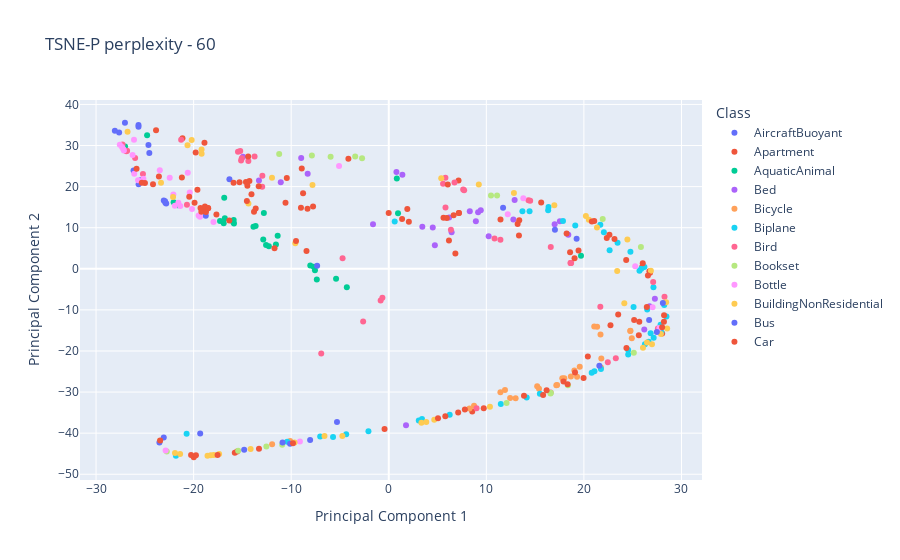

Source (notebook cell):
### Code cell
X_embedded = TSNE(n_components=2, learning_rate='auto',init='random', perplexity=60).fit_transform(X)
tsne_df = pd.DataFrame(data=X_embedded, columns=['PCA1', 'PCA2'])
tsne_df['Class'] = Y['class']  # Add the class labels
tsne_df['Name']=Y["mesh_name"]

plot_data2(tsne_df,"PCA1","PCA2",subset=chunks[0],title="TSNE-P perplexity - 60",html_filename="plot_tsne_perplexity_60.html")

### Figure 1 — Plotly figure (JSON) as saved in the notebook; plotly's stock layout.template omitted (floating-point values rounded to 4 significant figures; data arrays with more than 128 entries replaced by an {"elided": "..."} marker saying what was removed)
{"data": [{"customdata": [["AircraftBuoyant", "m1337.obj"], ["AircraftBuoyant", "m1338.obj"], ["AircraftBuoyant", "m1339.obj"], ["AircraftBuoyant", "m1340.obj"], ["AircraftBuoyant", "m1341.obj"], ["AircraftBuoyant", "m1342.obj"], ["AircraftBuoyant", "m1343.obj"], ["AircraftBuoyant", "m1344.obj"], ["AircraftBuoyant", "m1345.obj"], ["AircraftBuoyant", "m1346.obj"], ["AircraftBuoyant", "m1348.obj"], ["AircraftBuoyant", "m1349.obj"], ["AircraftBuoyant", "m1350.obj"], ["AircraftBuoyant", "m1351.obj"], ["AircraftBuoyant", "m1352.obj"]], "hovertemplate": "Class=%{customdata[0]}<br>Principal Component 1=%{x}<br>Principal Component 2=%{y}<br>Name=%{customdata[1]}<extra></extra>", "legendgroup": "AircraftBuoyant", "marker": {"color": "#636efa", "symbol": "circle"}, "mode": "markers", "name": "AircraftBuoyant", "orientation": "v", "showlegend": true, "type": "scatter", "x": [-27.04, -25.65, -24.63, -25.64, -26.16, -27.64, -25.65, -28.07, -23.06, -22.81, -22.89, -23.06, -22.93, -18.75, -25.4], "xaxis": "x", "y": [35.54, 34.97, 30.1, 20.57, 23.95, 33.16, 34.54, 33.57, -41.03, 15.92, 16.04, 16.65, 16.43, 12.93, 21.58], "yaxis": "y"}, {"customdata": [["Apartment", "D00045.obj"], ["Apartment", "D00086.obj"], ["Apartment", "D00138.obj"], ["Apartment", "D00156.obj"], ["Apartment", "D00310.obj"], ["Apartment", "D00348.obj"], ["Apartment", "D00366.obj"], ["Apartment", "D00478.obj"], ["Apartment", "D00496.obj"], ["Apartment", "D00626.obj"], ["Apartment", "D00639.obj"], ["Apartment", "D00651.obj"], ["Apartment", "D00681.obj"], ["Apartment", "D00780.obj"], ["Apartment", "D00792.obj"], ["Apartment", "D00859.obj"], ["Apartment", "D00860.obj"], ["Apartment", "D00869.obj"], ["Apartment", "D00921.obj"], ["Apartment", "D00953.obj"], ["Apartment", "m463.obj"], ["Apartment", "m464.obj"], ["Apartment", "m465.obj"]], "hovertemplate": "Class=%{customdata[0]}<br>Principal Component 1=%{x}<br>Principal Component 2=%{y}<br>Name=%{customdata[1]}<extra></extra>", "legendgroup": "Apartment", "marker": {"color": "#EF553B", "symbol": "circle"}, "mode": "markers", "name": "Apartment", "orientation": "v", "showlegend": true, "type": "scatter", "x": [28.02, 22.34, 9.734, -15.54, -19.99, -21.14, -18.89, 26.78, 15.62, 25.97, 21.06, -15.78, 8.554, -13.81, -23.85, -10.45, 26.72, 7.151, -4.138, -20.26, 19.97, -0.4332, 25.68], "xaxis": "x", "y": [-15.77, 7.515, -33.91, -44.46, -45.87, 31.79, 30.7, -0.9738, 16.16, 0.4073, 11.63, -44.76, -34.7, 13.9, 33.71, 22.09, -0.6127, 21.47, 26.76, -45.34, -26.55, -38.98, -12.86], "yaxis": "y"}, {"customdata": [["AquaticAnimal", "m53.obj"], ["AquaticAnimal", "m54.obj"], ["AquaticAnimal", "m55.obj"], ["AquaticAnimal", "m56.obj"], ["AquaticAnimal", "m57.obj"], ["AquaticAnimal", "m58.obj"], ["AquaticAnimal", "m59.obj"], ["AquaticAnimal", "m60.obj"], ["AquaticAnimal", "m61.obj"], ["AquaticAnimal", "m62.obj"], ["AquaticAnimal", "m63.obj"], ["AquaticAnimal", "m64.obj"], ["AquaticAnimal", "m65.obj"], ["AquaticAnimal", "m66.obj"], ["AquaticAnimal", "m67.obj"], ["AquaticAnimal", "m68.obj"], ["AquaticAnimal", "m69.obj"], ["AquaticAnimal", "m70.obj"], ["AquaticAnimal", "m71.obj"], ["AquaticAnimal", "m72.obj"], ["AquaticAnimal", "m73.obj"], ["AquaticAnimal", "m74.obj"], ["AquaticAnimal", "m75.obj"], ["AquaticAnimal", "m76.obj"], ["AquaticAnimal", "m77.obj"], ["AquaticAnimal", "m78.obj"], ["AquaticAnimal", "m79.obj"], ["AquaticAnimal", "m80.obj"], ["AquaticAnimal", "m81.obj"]], "hovertemplate": "Class=%{customdata[0]}<br>Principal Component 1=%{x}<br>Principal Component 2=%{y}<br>Name=%{customdata[1]}<extra></extra>", "legendgroup": "AquaticAnimal", "marker": {"color": "#00cc96", "symbol": "circle"}, "mode": "markers", "name": "AquaticAnimal", "orientation": "v", "showlegend": true, "type": "scatter", "x": [-5.401, -11.56, -8.044, -7.695, -4.297, -27.03, 19.7, -13.64, -17.29, -7.564, -24.77, -12.58, 0.9496, 0.8262, -7.376, -11.39, -15.94, -12.86, -21.62, -15.87, -22.05, -15.9, -16.86, -16.92, -12.8, -18.91, -12.29, -13.87, -16.8], "xaxis": "x", "y": [-2.408, 5.918, 0.8228, 0.4782, -4.476, 29.75, 3.192, 10.44, 11.64, -0.3388, 32.51, 5.767, 13.52, 21.98, -2.623, 8.044, 11.32, 7.147, 15.47, 11.0, 16.17, 11.84, 17.28, 11.05, 13.55, 14.08, 5.49, 10.24, 12.28], "yaxis": "y"}, {"customdata": [["Bed", "D00031.obj"], ["Bed", "D00110.obj"], ["Bed", "D00121.obj"], ["Bed", "D00184.obj"], ["Bed", "D00210.obj"], ["Bed", "D00213.obj"], ["Bed", "D00217.obj"], ["Bed", "D00307.obj"], ["Bed", "D00322.obj"], ["Bed", "D00417.obj"], ["Bed", "D00538.obj"], ["Bed", "D00545.obj"], ["Bed", "D00552.obj"], ["Bed", "D00565.obj"], ["Bed", "D00650.obj"], ["Bed", "D00735.obj"], ["Bed", "D00836.obj"], ["Bed", "D00839.obj"], ["Bed", "D00969.obj"], ["Bed", "D00988.obj"], ["Bed", "m945.obj"], ["Bed", "m946.obj"], ["Bed", "m947.obj"], ["Bed", "m948.obj"], ["Bed", "m949.obj"], ["Bed", "m950.obj"], ["Bed", "m951.obj"]], "hovertemplate": "Class=%{customdata[0]}<br>Principal Component 1=%{x}<br>Principal Component 2=%{y}<br>Name=%{customdata[1]}<extra></extra>", "legendgroup": "Bed", "marker": {"color": "#ab63fa", "symbol": "circle"}, "mode": "markers", "name": "Bed", "orientation": "v", "showlegend": true, "type": "scatter", "x": [6.189, -1.615, 17.54, 12.9, 27.28, 4.508, 8.928, 18.4, 3.44, 10.24, -11.07, 17.0, -14.94, 4.725, 12.77, 8.304, -13.3, 6.441, -8.312, 26.73, 0.7852, 9.157, 9.431, -8.976, 1.396, 1.77, 26.19], "xaxis": "x", "y": [12.49, 10.87, 11.57, 16.75, -7.262, 10.03, 11.55, 8.259, 10.26, 7.93, 21.06, 10.83, 27.29, 5.704, 12.02, 14.01, 21.49, 8.918, 23.15, -9.129, 23.58, 13.76, 14.26, 26.99, 22.91, -38.05, -14.77], "yaxis": "y"}, {"customdata": [["Bicycle", "D00016.obj"], ["Bicycle", "D00033.obj"], ["Bicycle", "D00040.obj"], ["Bicycle", "D00077.obj"], ["Bicycle", "D00078.obj"], ["Bicycle", "D00462.obj"], ["Bicycle", "D00514.obj"], ["Bicycle", "D00536.obj"], ["Bicycle", "D00555.obj"], ["Bicycle", "D00558.obj"], ["Bicycle", "D00567.obj"], ["Bicycle", "D00621.obj"], ["Bicycle", "D00708.obj"], ["Bicycle", "D00750.obj"], ["Bicycle", "D00838.obj"], ["Bicycle", "D00847.obj"], ["Bicycle", "D00904.obj"], ["Bicycle", "D00930.obj"], ["Bicycle", "D00931.obj"], ["Bicycle", "D00974.obj"], ["Bicycle", "m1472.obj"], ["Bicycle", "m1473.obj"], ["Bicycle", "m1475.obj"], ["Bicycle", "m1476.obj"], ["Bicycle", "m1477.obj"], ["Bicycle", "m1478.obj"]], "hovertemplate": "Class=%{customdata[0]}<br>Principal Component 1=%{x}<br>Principal Component 2=%{y}<br>Name=%{customdata[1]}<extra></extra>", "legendgroup": "Bicycle", "marker": {"color": "#FFA15A", "symbol": "circle"}, "mode": "markers", "name": "Bicycle", "orientation": "v", "showlegend": true, "type": "scatter", "x": [11.44, 15.21, 21.78, 15.4, 17.17, -10.11, 12.44, 21.75, 13.0, 17.79, 21.36, 11.91, 19.02, 18.67, 19.57, 17.25, 21.7, 19.3, 17.99, 24.75, 24.91, 8.74, 24.76, 21.06, 8.276, -11.96], "xaxis": "x", "y": [-30.02, -28.62, -21.82, -29.22, -28.35, -41.94, -31.43, -24.05, -31.52, -26.66, -14.13, -29.49, -24.73, -26.19, -23.83, -28.27, -16.0, -26.24, -26.66, -15.16, -16.9, -33.34, -15.09, -14.03, -34.0, -42.72], "yaxis": "y"}, {"customdata": [["Biplane", "D00069.obj"], ["Biplane", "D00132.obj"], ["Biplane", "D00178.obj"], ["Biplane", "D00199.obj"], ["Biplane", "D00246.obj"], ["Biplane", "D00276.obj"], ["Biplane", "D00277.obj"], ["Biplane", "D00320.obj"], ["Biplane", "D00373.obj"], ["Biplane", "D00410.obj"], ["Biplane", "D00490.obj"], ["Biplane", "D00515.obj"], ["Biplane", "D00601.obj"], ["Biplane", "D00616.obj"], ["Biplane", "D00632.obj"], ["Biplane", "D00634.obj"], ["Biplane", "D00666.obj"], ["Biplane", "D00854.obj"], ["Biplane", "D00890.obj"], ["Biplane", "D00900.obj"], ["Biplane", "m1118.obj"], ["Biplane", "m1119.obj"], ["Biplane", "m1120.obj"], ["Biplane", "m1121.obj"], ["Biplane", "m1122.obj"], ["Biplane", "m1123.obj"], ["Biplane", "m1124.obj"], ["Biplane", "m1126.obj"], ["Biplane", "m1127.obj"], ["Biplane", "m1128.obj"], ["Biplane", "m1129.obj"], ["Biplane", "m1131.obj"], ["Biplane", "m1132.obj"], ["Biplane", "m1133.obj"], ["Biplane", "m1134.obj"], ["Biplane", "m1135.obj"], ["Biplane", "m1136.obj"], ["Biplane", "m1137.obj"], ["Biplane", "m1138.obj"], ["Biplane", "m1139.obj"], ["Biplane", "m1141.obj"], ["Biplane", "m1143.obj"], ["Biplane", "m1144.obj"], ["Biplane", "m1146.obj"]], "hovertemplate": "Class=%{customdata[0]}<br>Principal Component 1=%{x}<br>Principal Component 2=%{y}<br>Name=%{customdata[1]}<extra></extra>", "legendgroup": "Biplane", "marker": {"color": "#19d3f3", "symbol": "circle"}, "mode": "markers", "name": "Biplane", "orientation": "v", "showlegend": true, "type": "scatter", "x": [-21.82, 26.49, 27.86, 26.64, -5.711, 16.37, 21.75, 27.15, 19.11, 22.64, 15.49, 24.77, 21.68, 26.84, 16.34, 24.54, 13.7, 6.245, -20.72, 21.08, -2.084, 26.2, -7.03, -4.363, 26.26, 25.89, 3.075, 23.45, 14.43, 25.7, 27.13, 17.86, 14.14, 22.05, 25.09, 24.54, 28.23, 3.405, 28.46, 11.48, 27.93, -10.41, 20.8, 0.6088], "xaxis": "x", "y": [-45.53, -9.912, -13.62, -17.78, -40.92, 15.05, -24.36, -16.76, 10.53, 4.501, -30.44, 4.167, 10.69, -15.72, 14.22, -20.87, 13.98, -35.55, -40.14, -24.91, -39.52, 0.4202, -40.82, -40.28, -18.38, -0.000708, -36.95, 6.326, 14.0, -0.4742, -4.487, 11.61, -31.33, 8.881, -9.283, -19.77, -8.8, -36.59, -11.61, -32.89, -15.47, -42.1, -25.3, 11.53], "yaxis": "y"}, {"customdata": [["Bird", "D00089.obj"], ["Bird", "D00113.obj"], ["Bird", "D00164.obj"], ["Bird", "D00234.obj"], ["Bird", "D00271.obj"], ["Bird", "D00284.obj"], ["Bird", "D00323.obj"], ["Bird", "D00386.obj"], ["Bird", "D00438.obj"], ["Bird", "D00442.obj"], ["Bird", "D00546.obj"], ["Bird", "D00599.obj"], ["Bird", "D00625.obj"], ["Bird", "D00689.obj"], ["Bird", "D00736.obj"], ["Bird", "D00762.obj"], ["Bird", "D00862.obj"], ["Bird", "D00922.obj"], ["Bird", "D00961.obj"], ["Bird", "D00999.obj"], ["Bird", "m28.obj"], ["Bird", "m29.obj"], ["Bird", "m30.obj"], ["Bird", "m31.obj"], ["Bird", "m32.obj"], ["Bird", "m33.obj"], ["Bird", "m34.obj"], ["Bird", "m35.obj"], ["Bird", "m36.obj"], ["Bird", "m37.obj"], ["Bird", "m38.obj"], ["Bird", "m39.obj"], ["Bird", "m40.obj"], ["Bird", "m41.obj"], ["Bird", "m42.obj"], ["Bird", "m43.obj"], ["Bird", "m44.obj"], ["Bird", "m45.obj"], ["Bird", "m47.obj"], ["Bird", "m48.obj"], ["Bird", "m50.obj"], ["Bird", "m51.obj"], ["Bird", "m52.obj"]], "hovertemplate": "Class=%{customdata[0]}<br>Principal Component 1=%{x}<br>Principal Component 2=%{y}<br>Name=%{customdata[1]}<extra></extra>", "legendgroup": "Bird", "marker": {"color": "#FF6692", "symbol": "circle"}, "mode": "markers", "name": "Bird", "orientation": "v", "showlegend": true, "type": "scatter", "x": [7.726, 5.808, 16.59, -12.96, 27.58, 14.32, -6.921, -2.625, 18.69, 28.26, 6.371, 21.68, 27.1, 22.45, 11.44, -15.07, 10.84, 6.737, 18.62, -0.8316, -15.14, -20.69, -12.97, -25.99, -25.2, -13.75, 7.629, -21.28, -15.45, 5.566, -0.6525, 5.814, 23.27, 18.66, 8.996, -14.39, 16.6, 14.49, -4.733, -26.9, -26.82, -27.29, -15.22], "xaxis": "x", "y": [19.14, 22.15, -30.09, 22.62, -14.53, 16.69, -20.6, -12.83, 1.406, -6.827, 9.481, -9.262, -3.222, -22.72, 7.097, 26.88, 7.365, 21.01, 1.418, -7.704, 26.34, 15.6, 19.99, 26.93, 23.09, 27.35, 19.29, 31.42, 28.49, 20.71, -7.042, 14.93, -21.79, 1.435, -33.93, 26.25, 5.309, 16.53, 2.561, 28.6, 28.75, 30.23, 28.65], "yaxis": "y"}, {"customdata": [["Bookset", "D01009.obj"], ["Bookset", "D01013.obj"], ["Bookset", "D01030.obj"], ["Bookset", "D01038.obj"], ["Bookset", "D01042.obj"], ["Bookset", "D01050.obj"], ["Bookset", "D01065.obj"], ["Bookset", "D01096.obj"], ["Bookset", "D01108.obj"], ["Bookset", "D01110.obj"], ["Bookset", "D01122.obj"], ["Bookset", "D01135.obj"], ["Bookset", "D01146.obj"], ["Bookset", "D01182.obj"], ["Bookset", "D01183.obj"], ["Bookset", "D01184.obj"], ["Bookset", "D01190.obj"], ["Bookset", "D01199.obj"]], "hovertemplate": "Class=%{customdata[0]}<br>Principal Component 1=%{x}<br>Principal Component 2=%{y}<br>Name=%{customdata[1]}<extra></extra>", "legendgroup": "Bookset", "marker": {"color": "#B6E880", "symbol": "circle"}, "mode": "markers", "name": "Bookset", "orientation": "v", "showlegend": true, "type": "scatter", "x": [11.1, -12.55, 21.93, -15.43, 16.61, -5.96, -10.92, 12.08, 25.12, -2.735, -11.23, 10.48, -7.882, 16.58, -3.442, 25.84, -22.75, 18.37], "xaxis": "x", "y": [17.85, -43.28, 12.15, -44.31, -30.14, 27.29, -42.8, -32.67, -20.42, 26.92, 27.96, 17.83, 27.55, -30.34, 27.35, 5.294, -44.46, -28.36], "yaxis": "y"}, {"customdata": [["Bottle", "D00020.obj"], ["Bottle", "D00123.obj"], ["Bottle", "D00139.obj"], ["Bottle", "D00166.obj"], ["Bottle", "D00176.obj"], ["Bottle", "D00208.obj"], ["Bottle", "D00281.obj"], ["Bottle", "D00311.obj"], ["Bottle", "D00350.obj"], ["Bottle", "D00390.obj"], ["Bottle", "D00451.obj"], ["Bottle", "D00679.obj"], ["Bottle", "D00696.obj"], ["Bottle", "D00711.obj"], ["Bottle", "D00716.obj"], ["Bottle", "D00726.obj"], ["Bottle", "D00892.obj"], ["Bottle", "D00940.obj"], ["Bottle", "D00959.obj"], ["Bottle", "m482.obj"], ["Bottle", "m483.obj"], ["Bottle", "m484.obj"], ["Bottle", "m485.obj"], ["Bottle", "m486.obj"], ["Bottle", "m487.obj"], ["Bottle", "m488.obj"], ["Bottle", "m489.obj"], ["Bottle", "m490.obj"], ["Bottle", "m491.obj"]], "hovertemplate": "Class=%{customdata[0]}<br>Principal Component 1=%{x}<br>Principal Component 2=%{y}<br>Name=%{customdata[1]}<extra></extra>", "legendgroup": "Bottle", "marker": {"color": "#FF97FF", "symbol": "circle"}, "mode": "markers", "name": "Bottle", "orientation": "v", "showlegend": true, "type": "scatter", "x": [-25.7, -17.97, 12.2, -22.08, -22.87, 25.26, 27.74, -27.15, -21.93, 13.79, -23.47, -9.106, -20.16, -27.57, 27.04, -20.6, -21.37, -27.34, -19.35, -22.45, -21.57, -26.09, -25.15, -19.49, -20.4, -27.22, -5.094, -26.11, -26.26], "xaxis": "x", "y": [21.53, 11.41, 13.26, 18.08, -44.24, 0.5984, -14.41, 28.81, 15.36, 17.2, 24.0, -42.04, 14.55, 30.2, -9.369, 23.35, 15.27, 29.63, 12.67, 22.15, 16.06, 23.13, 21.94, 12.95, 18.55, 29.15, 25.03, 31.38, 27.68], "yaxis": "y"}, {"customdata": [["BuildingNonResidential", "m382.obj"], ["BuildingNonResidential", "m383.obj"], ["BuildingNonResidential", "m384.obj"], ["BuildingNonResidential", "m385.obj"], ["BuildingNonResidential", "m386.obj"], ["BuildingNonResidential", "m387.obj"], ["BuildingNonResidential", "m390.obj"], ["BuildingNonResidential", "m391.obj"], ["BuildingNonResidential", "m392.obj"], ["BuildingNonResidential", "m393.obj"], ["BuildingNonResidential", "m394.obj"], ["BuildingNonResidential", "m395.obj"], ["BuildingNonResidential", "m396.obj"], ["BuildingNonResidential", "m397.obj"], ["BuildingNonResidential", "m398.obj"], ["BuildingNonResidential", "m399.obj"], ["BuildingNonResidential", "m400.obj"], ["BuildingNonResidential", "m401.obj"], ["BuildingNonResidential", "m402.obj"], ["BuildingNonResidential", "m404.obj"], ["BuildingNonResidential", "m405.obj"], ["BuildingNonResidential", "m406.obj"], ["BuildingNonResidential", "m407.obj"], ["BuildingNonResidential", "m408.obj"], ["BuildingNonResidential", "m409.obj"], ["BuildingNonResidential", "m410.obj"], ["BuildingNonResidential", "m412.obj"], ["BuildingNonResidential", "m413.obj"], ["BuildingNonResidential", "m414.obj"], ["BuildingNonResidential", "m415.obj"], ["BuildingNonResidential", "m416.obj"], ["BuildingNonResidential", "m418.obj"], ["BuildingNonResidential", "m420.obj"], ["BuildingNonResidential", "m421.obj"], ["BuildingNonResidential", "m470.obj"], ["BuildingNonResidential", "m471.obj"], ["BuildingNonResidential", "m472.obj"], ["BuildingNonResidential", "m474.obj"], ["BuildingNonResidential", "m475.obj"], ["BuildingNonResidential", "m477.obj"], ["BuildingNonResidential", "m478.obj"], ["BuildingNonResidential", "m479.obj"], ["BuildingNonResidential", "m481.obj"]], "hovertemplate": "Class=%{customdata[0]}<br>Principal Component 1=%{x}<br>Principal Component 2=%{y}<br>Name=%{customdata[1]}<extra></extra>", "legendgroup": "BuildingNonResidential", "marker": {"color": "#FECB52", "symbol": "circle"}, "mode": "markers", "name": "BuildingNonResidential", "orientation": "v", "showlegend": true, "type": "scatter", "x": [5.379, 24.46, -21.38, 9.229, 16.97, 26.47, -26.77, -20.63, -19.18, -17.94, -21.91, 12.83, 28.53, 20.2, 28.43, 27.89, 3.347, -18.25, -4.754, 26.05, -14.16, 10.37, -20.2, 21.34, 24.14, -17.39, -6.588, 4.663, 26.87, 26.98, -9.655, 3.845, -23.46, -18.58, -9.578, -22.11, -23.34, 20.51, -19.19, -11.97, 23.41, -14.38, -7.819], "xaxis": "x", "y": [22.04, 7.119, -45.06, 20.49, 15.44, -17.91, 33.35, 30.04, 27.99, -45.34, -44.82, 18.44, -14.53, 12.84, -8.132, -15.9, -37.47, -45.41, -40.69, -19.22, -43.84, -33.58, 31.37, 10.05, -8.37, -45.1, -40.67, -36.72, -0.4493, -18.34, -42.28, -37.29, -41.91, -45.48, 6.189, 17.49, 20.93, 11.96, 29.04, 22.13, -0.5589, 15.88, 20.41], "yaxis": "y"}, {"customdata": [["Bus", "D00084.obj"], ["Bus", "D00114.obj"], ["Bus", "D00151.obj"], ["Bus", "D00179.obj"], ["Bus", "D00182.obj"], ["Bus", "D00264.obj"], ["Bus", "D00436.obj"], ["Bus", "D00448.obj"], ["Bus", "D00483.obj"], ["Bus", "D00677.obj"], ["Bus", "D00754.obj"], ["Bus", "D00769.obj"], ["Bus", "D00775.obj"], ["Bus", "D00815.obj"], ["Bus", "D00823.obj"], ["Bus", "D00832.obj"], ["Bus", "D00857.obj"]], "hovertemplate": "Class=%{customdata[0]}<br>Principal Component 1=%{x}<br>Principal Component 2=%{y}<br>Name=%{customdata[1]}<extra></extra>", "legendgroup": "Bus", "marker": {"color": "#636efa", "symbol": "circle"}, "mode": "markers", "name": "Bus", "orientation": "v", "showlegend": true, "type": "scatter", "x": [-5.308, -23.5, 17.03, 26.69, 21.58, -7.341, -16.33, 27.48, 28.09, -10.12, -8.06, -10.89, -14.82, 11.72, -19.33, -24.54, 19.25], "xaxis": "x", "y": [-37.28, -42.25, 9.487, -12.47, -23.59, 0.731, 21.79, -15.35, -8.308, -42.55, -41.69, -42.27, -44.06, 14.87, -40.11, 28.19, 7.319], "yaxis": "y"}, {"customdata": {"elided": "89x2 str values"}, "hovertemplate": "Class=%{customdata[0]}<br>Principal Component 1=%{x}<br>Principal Component 2=%{y}<br>Name=%{customdata[1]}<extra></extra>", "legendgroup": "Car", "marker": {"color": "#EF553B", "symbol": "circle"}, "mode": "markers", "name": "Car", "orientation": "v", "showlegend": true, "type": "scatter", "x": [1.901, 18.33, 28.2, -19.21, 26.03, -9.0, -23.43, 23.13, 6.647, 6.047, -13.64, 11.45, 18.23, 26.56, -14.64, -21.2, -18.71, 24.36, -13.33, 24.33, -19.61, -23.56, -9.816, 28.22, -19.79, 22.62, 15.82, 13.21, -10.58, 1.365, -13.3, 5.049, -14.49, 6.169, 22.72, 25.15, 23.52, 17.91, 20.4, 6.827, 16.18, 19.04, 19.09, 13.86, 26.45, 18.58, -9.507, 5.609, -15.91, -7.76, -18.73, -17.66, -8.781, -18.51, -24.16, 13.34, -19.29, 19.45, 13.37, -15.3, -20.45, -24.99, -25.85, -11.71, 5.952, -25.31, -18.84, -0.007913, -8.431, -14.28, -14.07, 7.8, 7.189, 25.63, -16.34, 7.188, -8.329, 2.058, -18.53, -19.9, 28.02, -19.76, -14.54, 7.114, 5.795, -17.55, -14.41, 20.82, -8.919], "xaxis": "x", "y": [14.57, -28.1, -12.87, 13.89, 1.324, 14.87, -41.81, 7.267, 13.01, 20.52, 14.67, 11.97, 8.568, -1.63, 21.1, 22.19, 14.41, -19.28, 20.1, 2.151, 19.25, 22.43, -42.43, -11.3, 28.27, 8.312, -30.69, 10.91, 16.05, 12.1, -43.78, -36.4, 20.24, 6.903, -13.75, -12.46, -11.13, -27.42, -21.32, 3.696, -29.56, 2.578, -25.22, -30.9, -9.275, 4.011, 6.736, 12.42, 20.92, 15.19, 13.83, 13.24, 18.38, 14.73, 20.58, 8.105, 14.81, 4.469, 11.82, 21.04, 17.51, 20.88, 24.34, 4.985, 12.39, 20.97, 15.14, 13.56, 4.346, 21.34, 18.13, -34.25, 13.59, -16.14, 11.73, 13.59, 14.6, 11.42, 14.77, 16.08, -14.23, -45.36, 16.51, -34.98, -35.87, -45.33, 27.34, 11.49, 24.43], "yaxis": "y"}], "layout": {"legend": {"title": {"text": "Class"}, "tracegroupgap": 0}, "title": {"text": "TSNE-P perplexity - 60"}, "xaxis": {"anchor": "y", "domain": [0, 1], "title": {"text": "Principal Component 1"}}, "yaxis": {"anchor": "x", "domain": [0, 1], "title": {"text": "Principal Component 2"}}}}
